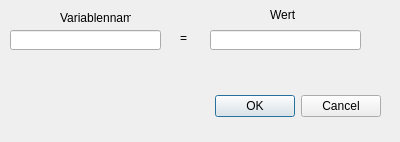
<?xml version="1.0" encoding="UTF-8"?>
<ui version="4.0">
 <class>VarDialog</class>
 <widget class="QDialog" name="VarDialog">
  <property name="geometry">
   <rect>
    <x>0</x>
    <y>0</y>
    <width>400</width>
    <height>142</height>
   </rect>
  </property>
  <property name="windowTitle">
   <string>Dialog</string>
  </property>
  <property name="styleSheet">
   <string notr="true">*[mandatoryField=&quot;true&quot;] { background-color: rgb(88, 88, 88) }</string>
  </property>
  <widget class="QDialogButtonBox" name="buttonBox">
   <property name="geometry">
    <rect>
     <x>30</x>
     <y>90</y>
     <width>351</width>
     <height>32</height>
    </rect>
   </property>
   <property name="orientation">
    <enum>Qt::Horizontal</enum>
   </property>
   <property name="standardButtons">
    <set>QDialogButtonBox::Cancel|QDialogButtonBox::Ok</set>
   </property>
  </widget>
  <widget class="QLineEdit" name="ExpressionEdit">
   <property name="geometry">
    <rect>
     <x>10</x>
     <y>30</y>
     <width>151</width>
     <height>20</height>
    </rect>
   </property>
  </widget>
  <widget class="QLineEdit" name="ValueEdit">
   <property name="geometry">
    <rect>
     <x>210</x>
     <y>30</y>
     <width>151</width>
     <height>20</height>
    </rect>
   </property>
  </widget>
  <widget class="QLabel" name="label">
   <property name="geometry">
    <rect>
     <x>60</x>
     <y>10</y>
     <width>71</width>
     <height>16</height>
    </rect>
   </property>
   <property name="text">
    <string>Variablenname</string>
   </property>
  </widget>
  <widget class="QLabel" name="label_2">
   <property name="geometry">
    <rect>
     <x>270</x>
     <y>10</y>
     <width>38</width>
     <height>9</height>
    </rect>
   </property>
   <property name="text">
    <string>Wert</string>
   </property>
  </widget>
  <widget class="QLabel" name="label_3">
   <property name="geometry">
    <rect>
     <x>180</x>
     <y>30</y>
     <width>16</width>
     <height>16</height>
    </rect>
   </property>
   <property name="text">
    <string>=</string>
   </property>
  </widget>
 </widget>
 <resources/>
 <connections>
  <connection>
   <sender>buttonBox</sender>
   <signal>accepted()</signal>
   <receiver>VarDialog</receiver>
   <slot>accept()</slot>
   <hints>
    <hint type="sourcelabel">
     <x>248</x>
     <y>254</y>
    </hint>
    <hint type="destinationlabel">
     <x>157</x>
     <y>274</y>
    </hint>
   </hints>
  </connection>
  <connection>
   <sender>buttonBox</sender>
   <signal>rejected()</signal>
   <receiver>VarDialog</receiver>
   <slot>reject()</slot>
   <hints>
    <hint type="sourcelabel">
     <x>316</x>
     <y>260</y>
    </hint>
    <hint type="destinationlabel">
     <x>286</x>
     <y>274</y>
    </hint>
   </hints>
  </connection>
 </connections>
</ui>
